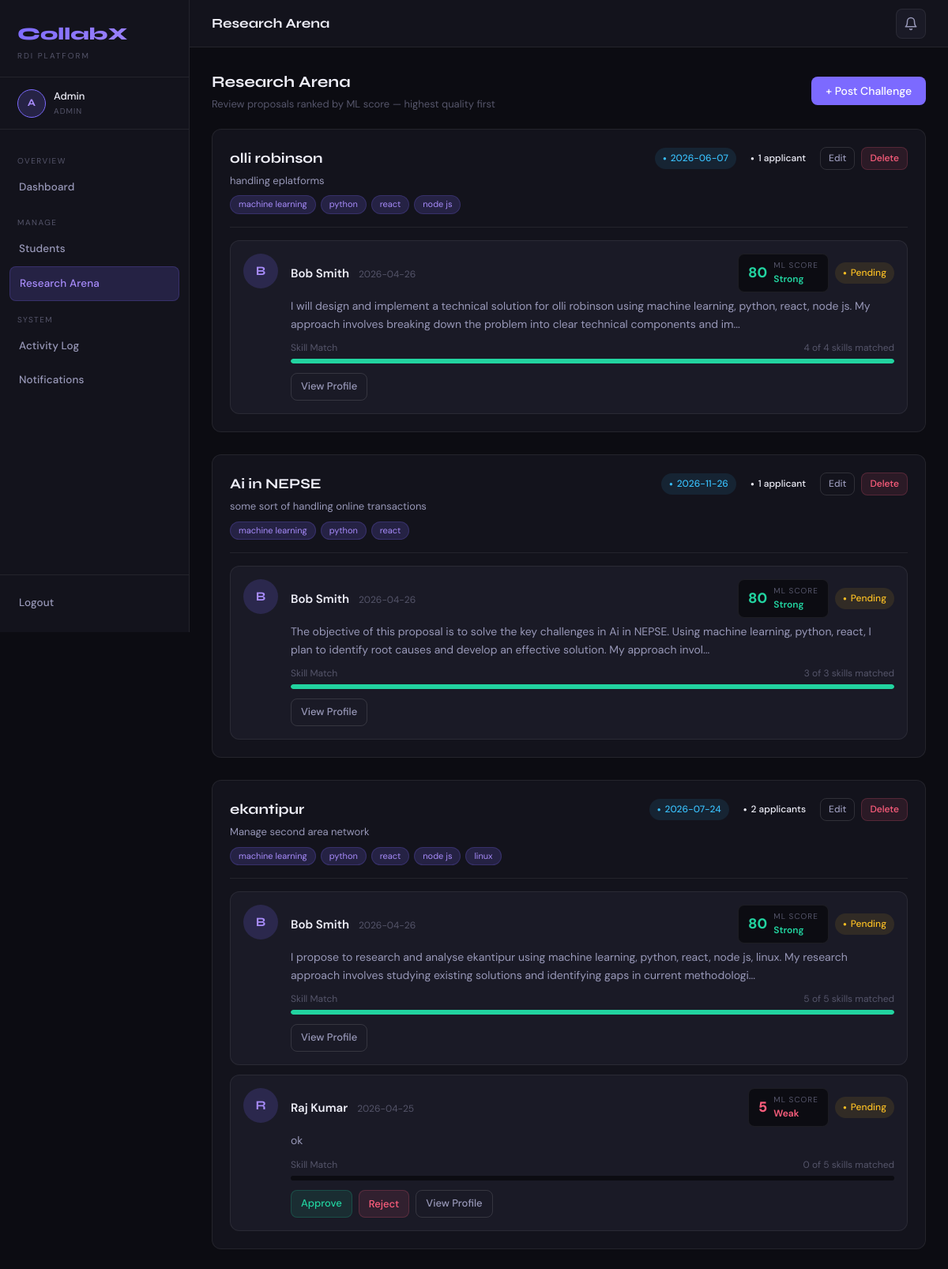
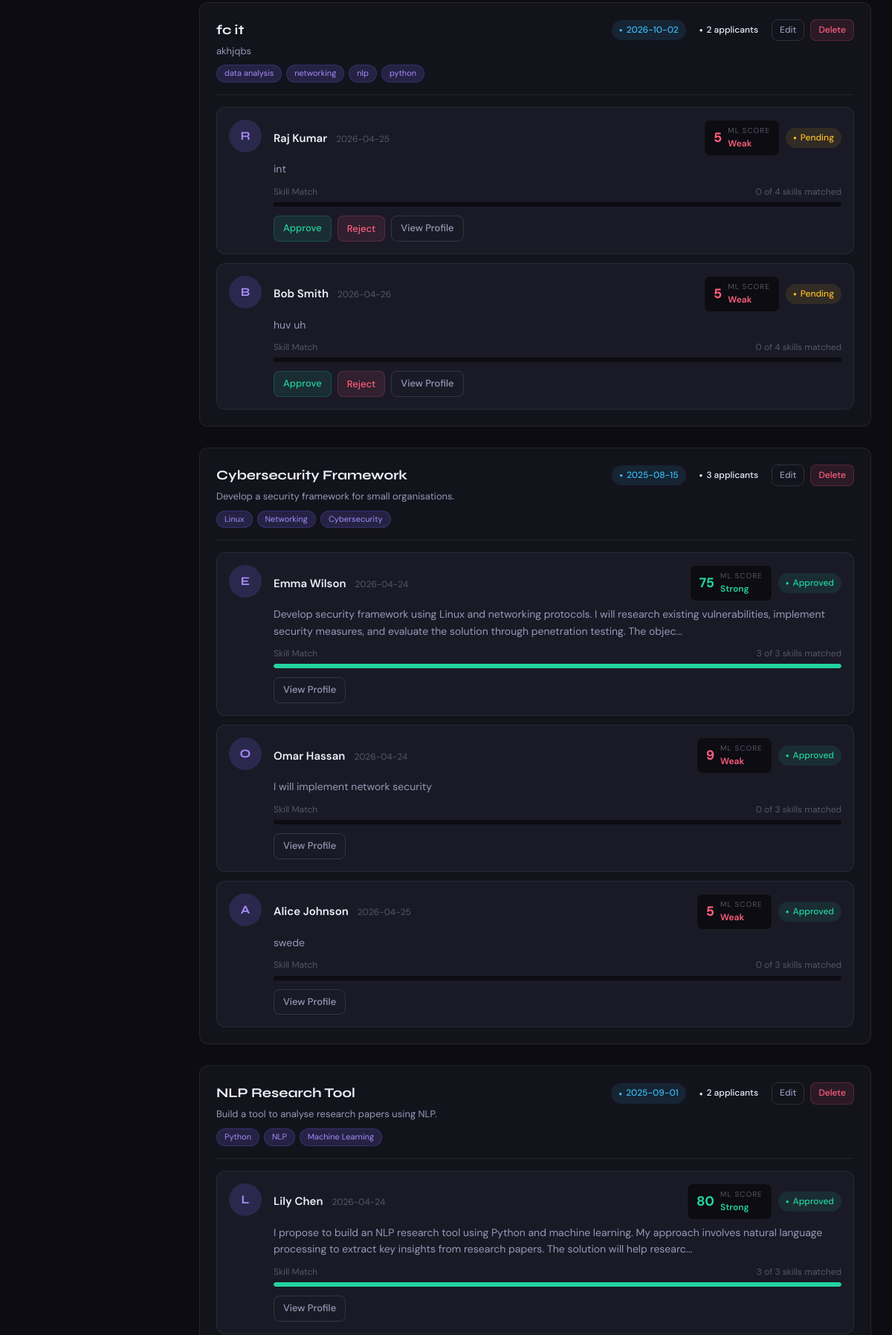
/admin/arena (signed in, upper part), run on the app's committed database (2 pictures, top to bottom).
### tables this page shows
CREATE TABLE challenges (
    id INTEGER PRIMARY KEY AUTOINCREMENT, title TEXT NOT NULL, description TEXT,
    deadline TEXT, skills TEXT,
    created_at TIMESTAMP DEFAULT CURRENT_TIMESTAMP, updated_at TIMESTAMP DEFAULT CURRENT_TIMESTAMP);

CREATE TABLE proposals (
    id INTEGER PRIMARY KEY AUTOINCREMENT,
    challenge_id INTEGER,
    student_id INTEGER,
    title TEXT DEFAULT "Proposal",
    content TEXT,
    status TEXT DEFAULT "pending",
    ml_score INTEGER DEFAULT 0,
    ml_keywords_matched INTEGER DEFAULT 0,
    ml_keywords_total INTEGER DEFAULT 0,
    created_at TIMESTAMP DEFAULT CURRENT_TIMESTAMP,
    updated_at TIMESTAMP DEFAULT CURRENT_TIMESTAMP
, admin_message TEXT, student_response TEXT DEFAULT NULL);

CREATE TABLE users (
    id INTEGER PRIMARY KEY AUTOINCREMENT, name TEXT NOT NULL, email TEXT UNIQUE NOT NULL,
    phone TEXT, password TEXT NOT NULL, role TEXT DEFAULT 'student',
    approved INTEGER DEFAULT 0, suspended INTEGER DEFAULT 0,
    created_at TIMESTAMP DEFAULT CURRENT_TIMESTAMP);

### app.py (the view)
@app.route("/admin/arena")
@login_required(role="admin")
def admin_arena():
    db = get_db()
    challenges = db.execute("SELECT * FROM challenges ORDER BY created_at DESC").fetchall()
    result = []
    for c in challenges:
        proposals = db.execute("""SELECT p.*, u.name as student_name FROM proposals p JOIN users u ON p.student_id=u.id WHERE p.challenge_id=? ORDER BY p.ml_score DESC""", (c["id"],)).fetchall()
        result.append({"id":c["id"],"title":c["title"],"description":c["description"],"skills":c["skills"],"deadline":c["deadline"],"proposals":proposals})
    db.close()
    return render_template("admin_arena.html", challenges=result, unread_count=unread(session["user_id"]))

### app.py (called while the page is built)
def get_db():
    db = sqlite3.connect("database.db")
    db.row_factory = sqlite3.Row
    return db

def unread(user_id):
    db = get_db(); n = db.execute("SELECT COUNT(*) FROM notifications WHERE user_id=? AND is_read=0",(user_id,)).fetchone()[0]; db.close(); return n

def login_required(role=None):
    def decorator(fn):
        @wraps(fn)
        def wrapper(*args, **kwargs):
            if "user_id" not in session: return redirect("/")
            if role and session.get("role") != role: return render_template("error.html",message="Access denied.",code=403),403
            return fn(*args, **kwargs)
        return wrapper
    return decorator

### templates/admin_arena.html (shortened to what this page needs)
{% extends "base.html" %}
{% block topbar_title %}Research Arena{% endblock %}
{% block content %}
<div class="section-header">
  <div>
    <div class="section-title">Research Arena</div>
    <div class="section-sub">Review proposals ranked by ML score — highest quality first</div>
  </div>
  <button onclick="document.getElementById('postForm').style.display=document.getElementById('postForm').style.display=='none'?'block':'none'" class="btn btn-primary">+ Post Challenge</button>
</div>
{% for challenge in challenges %}
<div class="card" style="margin-bottom:28px;">
  <div style="display:flex;justify-content:space-between;align-items:flex-start;margin-bottom:16px;padding-bottom:16px;border-bottom:1px solid var(--border);">
    <div style="flex:1;">
      <div style="font-family:'Syne',sans-serif;font-size:18px;font-weight:700;color:var(--text);margin-bottom:4px;">{{ challenge.title }}</div>
      <div style="font-size:13px;color:var(--text2);margin-bottom:8px;">{{ challenge.description }}</div>
      {% if challenge.skills %}
      <div style="display:flex;flex-wrap:wrap;gap:6px;">
        {% for s in challenge.skills.split(",") %}
          <span style="background:var(--glow);color:var(--accent2);border:1px solid rgba(124,106,255,0.2);padding:2px 10px;border-radius:99px;font-size:11px;">{{ s.strip() }}</span>
        {% endfor %}
      </div>
      {% endif %}
    </div>
    <div style="display:flex;align-items:center;gap:8px;margin-left:16px;">
      <span class="badge badge-review">{{ challenge.deadline or "No deadline" }}</span>
      <span class="badge">{{ challenge.proposals|length }} applicant{{ 's' if challenge.proposals|length != 1 else '' }}</span>
      <a href="/admin/arena/edit/{{ challenge.id }}" class="btn btn-outline btn-xs">Edit</a>
      <a href="/admin/arena/delete/{{ challenge.id }}" class="btn btn-danger btn-xs" onclick="return confirm('Delete this challenge and all proposals?')">Delete</a>
    </div>
  </div>
  {% if challenge.proposals %}
  <div style="display:flex;flex-direction:column;gap:12px;">
    {% for p in challenge.proposals %}
    <div style="background:var(--bg3);border:1px solid var(--border);border-radius:var(--r);padding:16px;position:relative;">
      <div style="display:flex;align-items:flex-start;gap:16px;">
        <div style="width:44px;height:44px;border-radius:50%;background:var(--glow);display:flex;align-items:center;justify-content:center;font-family:'Syne',sans-serif;font-weight:700;font-size:16px;color:var(--accent2);flex-shrink:0;">{{ p.student_name[0].upper() }}</div>
        <div style="flex:1;">
          <div style="display:flex;align-items:center;justify-content:space-between;margin-bottom:6px;flex-wrap:wrap;gap:8px;">
            <div>
              <span style="font-weight:600;font-size:15px;color:var(--text);">{{ p.student_name }}</span>
              <span style="font-size:12px;color:var(--text3);margin-left:8px;">{{ p.created_at[:10] if p.created_at else '' }}</span>
            </div>
            <div style="display:flex;align-items:center;gap:8px;">
              <div style="display:flex;align-items:center;gap:8px;background:var(--bg);border:1px solid var(--border);border-radius:var(--r-sm);padding:6px 12px;">
                <div style="font-size:18px;font-weight:800;color:{% if p.ml_score >= 70 %}var(--green){% elif p.ml_score >= 40 %}var(--amber){% else %}var(--red){% endif %};">{{ p.ml_score }}</div>
                <div>
                  <div style="font-size:10px;color:var(--text3);text-transform:uppercase;letter-spacing:1px;">ML Score</div>
                  <div style="font-size:12px;font-weight:600;color:{% if p.ml_score >= 70 %}var(--green){% elif p.ml_score >= 40 %}var(--amber){% else %}var(--red){% endif %};">{% if p.ml_score >= 70 %}Strong{% elif p.ml_score >= 40 %}Average{% else %}Weak{% endif %}</div>
                </div>
              </div>
              {% if p.status == "approved" %}<span class="badge badge-approved">Approved</span>
              {% elif p.status == "rejected" %}<span class="badge badge-rejected">Rejected</span>
              {% else %}<span class="badge badge-pending">Pending</span>{% endif %}
            </div>
          </div>
          <div style="font-size:14px;color:var(--text2);margin-bottom:10px;line-height:1.6;">{{ p.content[:200] }}{% if p.content|length > 200 %}...{% endif %}</div>
          <div style="margin-bottom:12px;">
            <div style="display:flex;justify-content:space-between;margin-bottom:4px;">
              <span style="font-size:12px;color:var(--text3);">Skill Match</span>
              <span style="font-size:12px;color:var(--text3);">{{ p.ml_keywords_matched }} of {{ p.ml_keywords_total }} skills matched</span>
            </div>
            <div style="background:var(--bg);border-radius:99px;height:6px;overflow:hidden;">
              <div style="width:{% if p.ml_keywords_total > 0 %}{{ (p.ml_keywords_matched / p.ml_keywords_total * 100)|int }}{% else %}0{% endif %}%;height:100%;background:{% if p.ml_score >= 70 %}var(--green){% elif p.ml_score >= 40 %}var(--amber){% else %}var(--red){% endif %};border-radius:99px;"></div>
            </div>
          </div>
          {% if p.status == "pending" %}
          <div style="display:flex;gap:8px;flex-wrap:wrap;">
            <a href="/admin/arena/approve/{{ p.id }}" class="btn btn-success btn-sm">Approve</a>
            <button onclick="document.getElementById('reject_{{ p.id }}').style.display='block'" class="btn btn-danger btn-sm">Reject</button>
            <a href="/admin/view_student/{{ p.student_id }}" class="btn btn-outline btn-sm">View Profile</a>
          </div>
          {% else %}
          <div style="display:flex;gap:8px;">
            <a href="/admin/view_student/{{ p.student_id }}" class="btn btn-outline btn-sm">View Profile</a>
          </div>
          {% endif %}
        </div>
      </div>
    </div>
    {% endfor %}
  </div>
  {% else %}
  <div class="empty-state"><div class="empty-title">No proposals yet for this challenge</div></div>
  {% endif %}
</div>
{% else %}
<div class="empty-state">
  <div class="empty-title">No challenges posted yet</div>
  <div class="empty-desc">Click Post Challenge above to get started</div>
</div>
{% endfor %}
{% endblock %}

### static/style.css (style rules this page uses)
:root { --bg:#0c0c12;--bg2:#13131c;--bg3:#1a1a26;--bg4:#21212f;--border:rgba(255,255,255,0.07);--border2:rgba(255,255,255,0.12);--accent:#7c6aff;--accent2:#a78bfa;--accent-d:#5b4de0;--glow:rgba(124,106,255,0.18);--green:#22d3a0;--green-bg:rgba(34,211,160,0.1);--red:#ff5e7d;--red-bg:rgba(255,94,125,0.1);--amber:#fbbf24;--amber-bg:rgba(251,191,36,0.1);--blue:#38bdf8;--blue-bg:rgba(56,189,248,0.1);--text:#eeeef8;--text2:#9898b8;--text3:#55556a;--sidebar:240px;--r:12px;--r-sm:8px;--r-lg:18px }
*,*::before,*::after { box-sizing:border-box;margin:0;padding:0 }
html { scroll-behavior:smooth }
body { font-family:'DM Sans',sans-serif;background:var(--bg);color:var(--text);min-height:100vh;font-size:15px;line-height:1.6 }
.card { background:var(--bg2);border:1px solid var(--border);border-radius:var(--r);padding:22px }
.btn { display:inline-flex;align-items:center;gap:6px;padding:9px 18px;border-radius:var(--r-sm);font-family:'DM Sans',sans-serif;font-size:14px;font-weight:500;cursor:pointer;border:none;text-decoration:none;transition:all .18s;white-space:nowrap }
.btn-primary { background:var(--accent);color:#fff }
.btn-outline { background:transparent;border:1px solid var(--border2);color:var(--text2) }
.btn-danger { background:var(--red-bg);color:var(--red);border:1px solid rgba(255,94,125,0.2) }
.btn-success { background:var(--green-bg);color:var(--green);border:1px solid rgba(34,211,160,0.2) }
.btn-sm { padding:6px 12px;font-size:13px }
.btn-xs { padding:4px 10px;font-size:12px }
.badge { display:inline-flex;align-items:center;gap:5px;padding:4px 10px;border-radius:20px;font-size:12px;font-weight:500 }
.badge::before { content:'●';font-size:8px }
.badge-pending { background:var(--amber-bg);color:var(--amber) }
.badge-review { background:var(--blue-bg);color:var(--blue) }
.badge-approved { background:var(--green-bg);color:var(--green) }
.section-header { display:flex;align-items:center;justify-content:space-between;margin-bottom:20px;flex-wrap:wrap;gap:12px }
.section-title { font-family:'Syne',sans-serif;font-size:20px;font-weight:700;color:var(--text) }
.section-sub { font-size:13px;color:var(--text3);margin-top:2px }

### data on the page
challenges: title "olli robinson", description "handling eplatforms", strip "machine learning" "python" "react" "node js", deadline "2026-06-07", proposals|length "1"
proposals: name "B", student_name "Bob Smith", created_at "2026-04-26", ml_score "80", shows "Strong", status "Pending", content "I will design and implement a technical solution for olli robinson using machine learning, python, react, node js. My approach involves breaking down the problem into clear technical components and im", ml_keywords_matched "4", ml_keywords_total "4"
challenges: title "Ai in NEPSE", description "some sort of handling online transactions", strip "machine learning" "python" "react", deadline "2026-11-26", proposals|length "1"
proposals: name "B", student_name "Bob Smith", created_at "2026-04-26", ml_score "80", shows "Strong", status "Pending", content "The objective of this proposal is to solve the key challenges in Ai in NEPSE. Using machine learning, python, react, I plan to identify root causes and develop an effective solution. My approach invol", ml_keywords_matched "3", ml_keywords_total "3"
challenges: title "ekantipur", description "Manage second area network", strip "machine learning" "python" "react" "node js" "linux", deadline "2026-07-24", proposals|length "2", proposals "s"
proposals: name "B", student_name "Bob Smith", created_at "2026-04-26", ml_score "80", shows "Strong", status "Pending", content "I propose to research and analyse ekantipur using machine learning, python, react, node js, linux. My research approach involves studying existing solutions and identifying gaps in current methodologi", ml_keywords_matched "5", ml_keywords_total "5"
proposals: name "R", student_name "Raj Kumar", created_at "2026-04-25", ml_score "5", shows "Weak", status "Pending", content "ok", ml_keywords_matched "0", ml_keywords_total "5"
challenges: title "fc it", description "akhjqbs", strip "data analysis" "networking" "nlp" "python", deadline "2026-10-02", proposals|length "2", proposals "s"
proposals: name "R", student_name "Raj Kumar", created_at "2026-04-25", ml_score "5", shows "Weak", status "Pending", content "int", ml_keywords_matched "0", ml_keywords_total "4"
proposals: name "B", student_name "Bob Smith", created_at "2026-04-26", ml_score "5", shows "Weak", status "Pending", content "huv uh", ml_keywords_matched "0", ml_keywords_total "4"
challenges: title "Cybersecurity Framework", description "Develop a security framework for small organisations.", strip "Linux" "Networking" "Cybersecurity", deadline "2025-08-15", proposals|length "3", proposals "s"
proposals: name "E", student_name "Emma Wilson", created_at "2026-04-24", ml_score "75", shows "Strong", status "Approved", content "Develop security framework using Linux and networking protocols. I will research existing vulnerabilities, implement security measures, and evaluate the solution through penetration testing. The objec", ml_keywords_matched "3", ml_keywords_total "3"
proposals: name "O", student_name "Omar Hassan", created_at "2026-04-24", ml_score "9", shows "Weak", status "Approved", content "I will implement network security", ml_keywords_matched "0", ml_keywords_total "3"
proposals: name "A", student_name "Alice Johnson", created_at "2026-04-25", ml_score "5", shows "Weak", status "Approved", content "swede", ml_keywords_matched "0", ml_keywords_total "3"
challenges: title "NLP Research Tool", description "Build a tool to analyse research papers using NLP.", strip "Python" "NLP" "Machine Learning", deadline "2025-09-01", proposals|length "2", proposals "s"
proposals: name "L", student_name "Lily Chen", created_at "2026-04-24", ml_score "80", shows "Strong", status "Approved", content "I propose to build an NLP research tool using Python and machine learning. My approach involves natural language processing to extract key insights from research papers. The solution will help researc", ml_keywords_matched "3", ml_keywords_total "3"

### other printed values
{{ session['name'][0].upper() }} "A"
{{ session['name'] }} "Admin"
{{ session['role'] }} "ADMIN"
